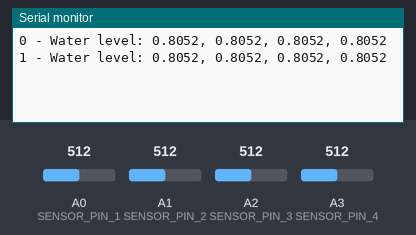
Bench run of a sketch on a simulated Arduino Uno, built with avr-gcc and run on an emulated ATmega328P. On the bench: the last lines printed to the serial monitor. The inputs (shaded band) are chosen by the test bench; at power-on: A0 (SENSOR_PIN_1) = 512, A1 (SENSOR_PIN_2) = 512, A2 (SENSOR_PIN_3) = 512, A3 (SENSOR_PIN_4) = 512.

Above: at 1.8 s.
1.9 s: A0 (SENSOR_PIN_1) set to 716
At 2.8 s:
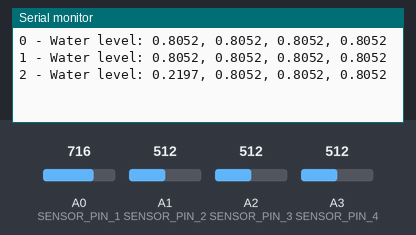
3.4 s: A1 (SENSOR_PIN_2) set to 716
At 4.7 s:
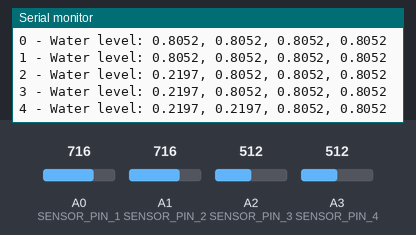
4.9 s: A2 (SENSOR_PIN_3) set to 716
At 5.7 s:
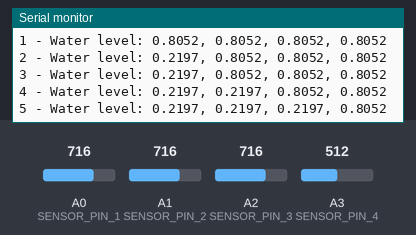
6.4 s: A3 (SENSOR_PIN_4) set to 716
At 7.5 s:
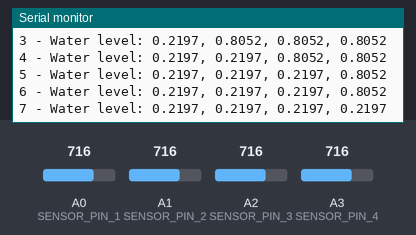
7.9 s: A0 (SENSOR_PIN_1) set to 992
At 8.4 s:
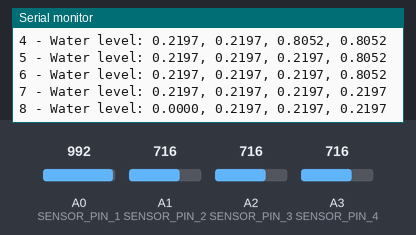
9.4 s: A1 (SENSOR_PIN_2) set to 992
At 10.8 s:
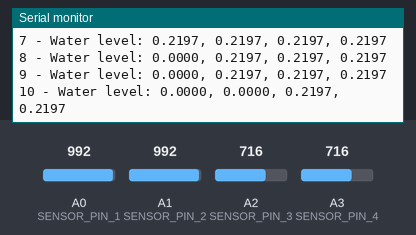
Timing chart, 0 to 11.9 s (numbered marks = the images above; inputs shaded):
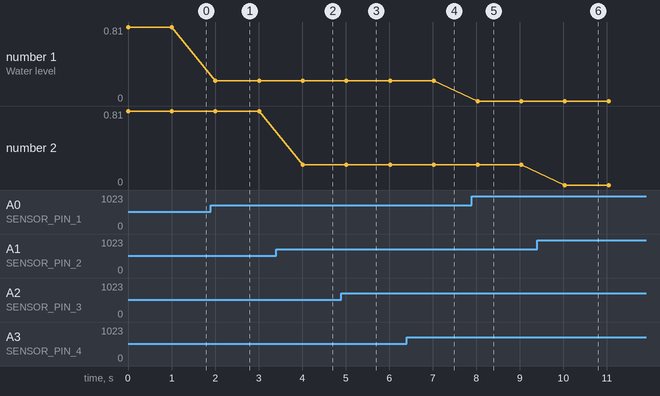

The sketch:

Display_Water_Level_lnk.ino
```cpp
int SENSOR_PIN_1 = A0; // the pin the first sensor is connected to
int SENSOR_PIN_2 = A1; // the pin the second sensor is connected to
int SENSOR_PIN_3 = A2; // the pin the third sensor is connected to
int SENSOR_PIN_4 = A3; // the pin the fourth sensor is connected to
int RESISTOR_VALUE = 560; // resistor value, in Ohms

float ZERO_VALUE = 1585.62; // the zero value given by the sensor
float MAX_VALUE = 313.29; // the maximum value given by the sensor

int counter = 0;

void setup(void) {
  Serial.begin(9600);
  analogReference(EXTERNAL);
}

void loop(void) {

  float waterLevel1 = readResistance(SENSOR_PIN_1, RESISTOR_VALUE);
  float waterLevel2 = readResistance(SENSOR_PIN_2, RESISTOR_VALUE);
  float waterLevel3 = readResistance(SENSOR_PIN_3, RESISTOR_VALUE);
  float waterLevel4 = readResistance(SENSOR_PIN_4, RESISTOR_VALUE);

  Serial.print(counter);
  Serial.print(" - ");
  Serial.print("Water level: ");
  Serial.print(formatWaterLevel(waterLevel1), 4);
  Serial.print(", ");
  Serial.print(formatWaterLevel(waterLevel2), 4);
  Serial.print(", ");
  Serial.print(formatWaterLevel(waterLevel3), 4);
  Serial.print(", ");
  Serial.print(formatWaterLevel(waterLevel4), 4);
  Serial.println();

  counter++;

  delay(1000);
}

// http://www.ryanbyrd.net/techramble/2013/02/22/8
// https://learn.adafruit.com/smart-measuring-cup/calibration
float readResistance(int pin, int seriesResistance) {
  // convert the sensor reading to resistance
  float resistance = analogRead(pin);
  resistance = (1023.0 / resistance) - 1.0;
  resistance = seriesResistance / resistance;
  return resistance;
}

float formatWaterLevel(float waterLevel) {
  if (waterLevel <= ZERO_VALUE && waterLevel >= MAX_VALUE) {
    return (ZERO_VALUE - waterLevel) / (ZERO_VALUE - MAX_VALUE);
  }
  return 0;
}
```

Measured:
- after the input at 1.9 s, the serial monitor: prints a new line after 0.11 s (image 1)
- after the input at 3.4 s, the serial monitor: prints a new line after 0.62 s (image 2)
- after the input at 4.9 s, the serial monitor: prints a new line after 0.12 s (image 3)
- after the input at 6.4 s, the serial monitor: prints a new line after 0.63 s (image 4)
- after the input at 7.9 s, the serial monitor: prints a new line after 0.13 s (image 5)
- after the input at 9.4 s, the serial monitor: prints a new line after 0.64 s (image 6)
- plotted number 1: 0.81 → 0.22 after the input at 1.9 s, 0.22 → 0 after the input at 7.9 s
